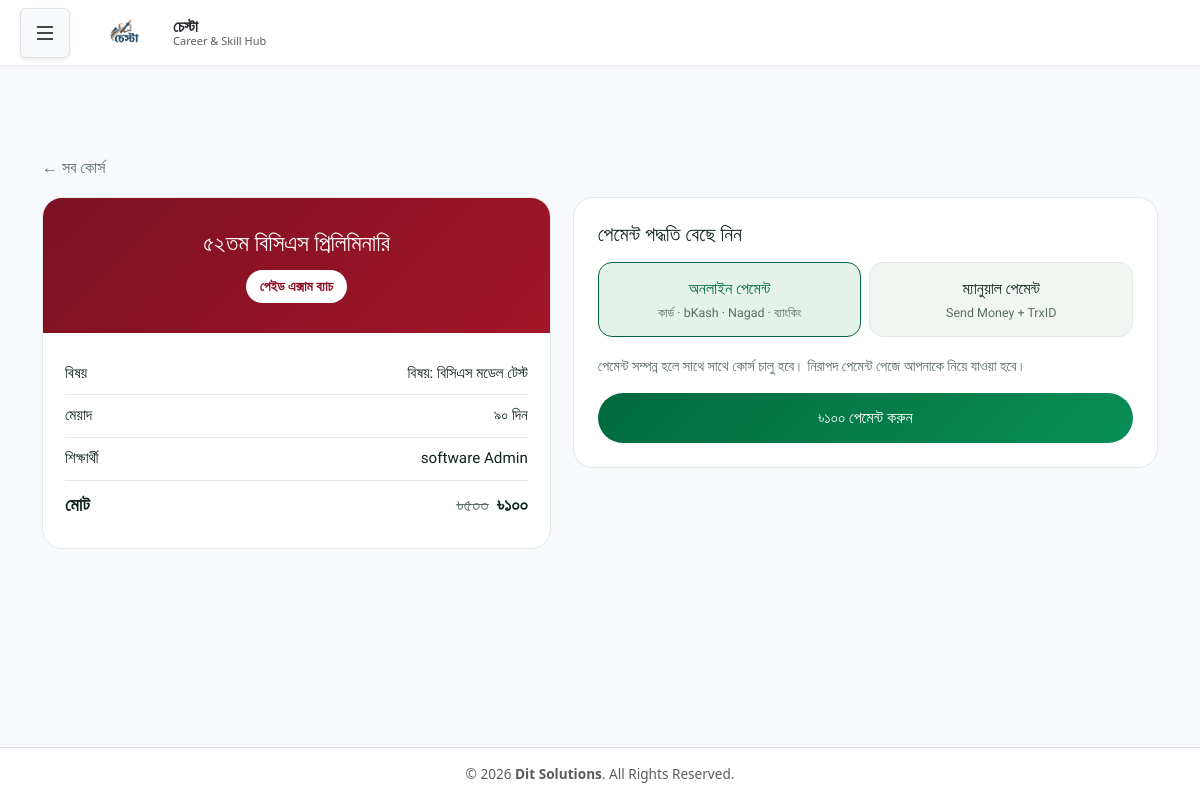
Page /enroll.php?course_id=2&level_id=3&exam_type_id=3 (signed in) on the committed database.
### tables this page shows
CREATE TABLE `courses` (
  `id` int(11) NOT NULL,
  `course_code` varchar(40) NOT NULL,
  `slug` varchar(220) DEFAULT NULL,
  `title` varchar(200) NOT NULL,
  `title_bn` varchar(200) DEFAULT NULL,
  `subtitle` varchar(200) DEFAULT NULL,
  `subject_line` varchar(300) DEFAULT NULL,
  `short_desc` varchar(500) DEFAULT NULL,
  `description` longtext DEFAULT NULL,
  `thumbnail` varchar(500) DEFAULT NULL,
  `banner` varchar(500) DEFAULT NULL,
  `language` varchar(40) DEFAULT 'bn',
  `instructor_name` varchar(150) DEFAULT NULL,
  `tag` varchar(60) DEFAULT NULL,
  `discount_pct` varchar(20) DEFAULT NULL,
  `rating` tinyint(1) DEFAULT 5,
  `meta_text` varchar(200) DEFAULT NULL,
  `tone_gradient` varchar(200) DEFAULT NULL,
  `display_order` int(11) DEFAULT 0,
  `is_featured` tinyint(1) DEFAULT 0,
  `level_id` int(11) NOT NULL,
  `type_id` int(11) NOT NULL,
  `price` decimal(10,2) NOT NULL DEFAULT 0.00,
  `discount_price` decimal(10,2) DEFAULT NULL,
  `total_lessons` int(11) DEFAULT 0,
  `duration_hours` int(11) DEFAULT 0,
  `is_active` tinyint(1) DEFAULT 1,
  `BR_CODE` varchar(20) DEFAULT NULL,
  `ORG_CODE` varchar(20) DEFAULT NULL,
  `AUTHORIZED_STATUS` char(1) DEFAULT 'N',
  `AUTHORIZED_USER` varchar(100) DEFAULT NULL,
  `AUTHORIZED_DATE` date DEFAULT NULL,
  `ENTRY_DATE` datetime DEFAULT current_timestamp(),
  `ENTRY_USER` varchar(200) DEFAULT NULL,
  `EDIT_DATE` date DEFAULT NULL,
  `EDIT_USER` varchar(200) DEFAULT NULL,
  `DELETE_DATE` datetime DEFAULT NULL,
  `DELETE_USER` varchar(200) DEFAULT NULL,
  `duration_days` int(11) DEFAULT NULL
);

CREATE TABLE `user_login_info` (
  `USER_ID` varchar(200) NOT NULL,
  `USER_PASSWORD` varchar(200) NOT NULL,
  `EMAIL` varchar(100) DEFAULT NULL,
  `PHONE` varchar(20) DEFAULT NULL,
  `ENTRY_DATE` date DEFAULT NULL,
  `AUTHORIZED_STATUS` char(1) DEFAULT 'Y',
  `USER_NAME` varchar(200) DEFAULT NULL,
  `USER_TYPE_ID` int(10) DEFAULT NULL,
  `BR_CODE` varchar(20) DEFAULT NULL,
  `ORG_CODE` varchar(20) DEFAULT NULL,
  `level_id` int(11) DEFAULT NULL,
  `email_verified` tinyint(1) NOT NULL DEFAULT 0,
  `reset_token` varchar(10) DEFAULT NULL,
  `reset_token_expires` datetime DEFAULT NULL,
  `PAID_STATUS` char(1) NOT NULL DEFAULT 'N',
  `REMARKS` varchar(100) NOT NULL
);

### config_payment.php (called while the page is built, shortened)
<?php
function h($s): string { return htmlspecialchars((string)$s, ENT_QUOTES, 'UTF-8'); }
function en_to_bn(string $s): string {
    return strtr($s, ['0'=>'০','1'=>'১','2'=>'২','3'=>'৩','4'=>'৪','5'=>'৫','6'=>'৬','7'=>'৭','8'=>'৮','9'=>'৯']);
}
function course_price(array $c): float {
    $p = (float)$c['price'];
    $d = (float)($c['discount_price'] ?? 0);
    return ($d > 0 && $d < $p) ? $d : $p;
}

### enroll.php (the view, shortened to what this page needs)
<?php
require 'db.php';
require 'config_payment.php';
$courseId = (int)($_GET['course_id'] ?? $_POST['course_id'] ?? 0);
$sessUser   = $_SESSION['user'];
$uid        = $sessUser['user_id'] ?? $sessUser['id'] ?? '';
$userType   = (int)($sessUser['user_type_id'] ?? 0);
$canInsert  = $_SESSION['user']['can_insert']  ?? 0;
$canEnroll = ($userType === 5) || (int)$canInsert === 1;
$stmt = $pdo->prepare("SELECT id, title, title_bn, subtitle, subject_line, price, discount_price, tone_gradient, duration_days
                       FROM courses
                       WHERE id = :id AND DELETE_DATE IS NULL AND is_active = 1 AND AUTHORIZED_STATUS = 'Y'");
$stmt->execute(['id' => $courseId]);
$course = $stmt->fetch(PDO::FETCH_ASSOC);
$amount   = course_price($course);
$oldPrice = (float)$course['price'];
$cname    = $course['title_bn'] ?: $course['title'];
$tone     = $course['tone_gradient'] ?: 'linear-gradient(135deg,#7a1122 0%,#a31528 100%)';
$fmt      = fn($n) => '৳' . en_to_bn(number_format($n, 0));
$stmt = $pdo->prepare("SELECT USER_ID, USER_NAME, EMAIL, PHONE FROM user_login_info WHERE USER_ID = :id");
$stmt->execute(['id' => $uid]);
$profile = $stmt->fetch(PDO::FETCH_ASSOC) ?: ['USER_NAME' => '', 'EMAIL' => $uid, 'PHONE' => ''];
$stmt = $pdo->prepare("SELECT * FROM course_enrollments WHERE user_id = :u AND course_id = :c");
$stmt->execute(['u' => $uid, 'c' => $courseId]);
$enr = $stmt->fetch(PDO::FETCH_ASSOC);
$isActive = $enr && $enr['status'] === 'active'
            && (empty($enr['expires_at']) || strtotime($enr['expires_at']) > time());
$isVerifying = false;
$activeTab = (($_POST['action'] ?? '') === 'manual') ? 'manual' : 'online';
?>
<!DOCTYPE html>
<html lang="bn">
<head>
    <link href="https://cdn.jsdelivr.net/npm/bootstrap@5.3.0/dist/css/bootstrap.min.css" rel="stylesheet">
</head>
<body class="d-flex flex-column min-vh-100">
<?php include 'header.php'; ?>
<main class="container py-4 flex-grow-1">
<div class="enr">
    <a class="en-back" href="index.php#courses">← সব কোর্স</a>
    <div class="en-grid">
        <aside class="en-box">
            <div class="en-sum-top" style="background:<?= h($tone) ?>">
                <h1><?= h($cname) ?></h1>
                <?php if ($course['subtitle']): ?><span class="en-pill"><?= h($course['subtitle']) ?></span><?php endif; ?>
            </div>
            <div class="en-sum-body">
                <?php if ($course['subject_line']): ?><div class="en-row"><span>বিষয়</span><span><?= h($course['subject_line']) ?></span></div><?php endif; ?>
                <div class="en-row"><span>মেয়াদ</span><span><?= (int)$course['duration_days'] > 0 ? en_to_bn((string)(int)$course['duration_days']) . ' দিন' : 'আজীবন' ?></span></div>
                <div class="en-row"><span>শিক্ষার্থী</span><span><?= h($profile['USER_NAME'] ?: $uid) ?></span></div>
                <div class="en-row total"><span>মোট</span>
                    <span><?php if ($oldPrice > $amount): ?><s><?= $fmt($oldPrice) ?></s><?php endif; ?><?= $amount > 0 ? $fmt($amount) : 'ফ্রি' ?></span></div>
            </div>
        </aside>
        <section class="en-box en-pay">
        <?php if ($isActive): ?>
            <h2>আপনি এই কোর্সে ভর্তি আছেন</h2>
            <p class="en-note">কোর্সের কনটেন্ট ও পরীক্ষা আপনার ড্যাশবোর্ডে পাবেন।</p>
            <a class="en-btn" href="deshboard.php">ড্যাশবোর্ডে যান</a>
        <?php elseif ($isVerifying): ?>
            <h2>পেমেন্ট যাচাই চলছে</h2>
            <p class="en-note">আপনার TrxID আমাদের টিম মিলিয়ে দেখছে। অনুমোদন হলে কোর্স চালু হবে।</p>
        <?php elseif (!$canEnroll): ?>
            <h2>ভর্তির অনুমতি নেই</h2>
            <p class="en-note">এই অ্যাকাউন্ট দিয়ে কোর্সে ভর্তি হওয়া যাবে না। শিক্ষার্থী অ্যাকাউন্ট দিয়ে লগইন করুন।</p>
        <?php else: ?>
            <h2>পেমেন্ট পদ্ধতি বেছে নিন</h2>
            <div class="en-tabs" role="tablist">
                <button type="button" class="en-tab" role="tab" id="t-online" aria-selected="<?= $activeTab === 'online' ? 'true' : 'false' ?>" aria-controls="p-online">অনলাইন পেমেন্ট<small>কার্ড · bKash · Nagad · ব্যাংকিং</small></button>
                <button type="button" class="en-tab" role="tab" id="t-manual" aria-selected="<?= $activeTab === 'manual' ? 'true' : 'false' ?>" aria-controls="p-manual">ম্যানুয়াল পেমেন্ট<small>Send Money + TrxID</small></button>
            </div>
            <form method="post" class="en-panel en-form" id="p-online" role="tabpanel" aria-labelledby="t-online" <?= $activeTab === 'online' ? '' : 'hidden' ?>>
                <p class="en-note">পেমেন্ট সম্পন্ন হলে সাথে সাথে কোর্স চালু হবে। নিরাপদ পেমেন্ট পেজে আপনাকে নিয়ে যাওয়া হবে।</p>
                <button class="en-btn" type="submit"><?= $fmt($amount) ?> পেমেন্ট করুন</button>
            </form>
        <?php endif; ?>
        </section>
    </div>
</div>
</main>
<?php include 'footer.php'; ?>
</body>
</html>

### enroll.php (style rules this page uses)
.enr { --ink:#10231a;--mut:#5a6c62;--line:#e1e9e3;--surface:#f2f6f3;--card:#fff;--g:#00693e;--g2:#0a8f55;--gl:#e4f2e9;--r:#f42a41;--rl:#fdecee; font-family:'Hind Siliguri',system-ui,'Nirmala UI','Kohinoor Bangla',sans-serif;color:var(--ink);line-height:1.7 }
.enr *,.enr *::before,.enr *::after { box-sizing:border-box }
.enr button,.enr input { font:inherit }
.en-back { display:inline-block;margin-bottom:16px;text-decoration:none;color:var(--mut);font-weight:500 }
.en-grid { display:grid;grid-template-columns:1fr 1.15fr;gap:22px;align-items:start }
.en-box { background:var(--card);border:1px solid var(--line);border-radius:20px;overflow:hidden }
.en-sum-top { padding:30px 22px;color:#fff;text-align:center;display:grid;gap:10px;justify-items:center }
.en-sum-top h1 { font-size:1.45rem;line-height:1.35;margin:0;color:#fff }
.en-pill { background:#fff;color:#8b0d20;font-weight:700;font-size:.85rem;padding:5px 14px;border-radius:30px }
.en-sum-body { padding:20px 22px }
.en-row { display:flex;justify-content:space-between;gap:12px;padding:8px 0;border-bottom:1px solid var(--line);font-size:.95rem }
.en-row:last-child { border:0 }
.en-row.total { font-weight:700;font-size:1.15rem }
.en-row s { color:var(--mut);margin-right:8px;font-weight:400 }
.en-pay { padding:24px }
.en-pay h2 { font-size:1.25rem;margin:0 0 16px }
.en-tabs { display:grid;grid-template-columns:1fr 1fr;gap:8px;margin-bottom:18px }
.en-tab { border:1.5px solid var(--line);background:var(--surface);border-radius:14px;padding:12px 10px;text-align:center;font-weight:600;cursor:pointer;color:var(--ink) }
.en-tab small { display:block;font-weight:400;color:var(--mut);font-size:.78rem }
.en-tab[aria-selected=true] { border-color:var(--g);background:var(--gl);color:var(--g) }
.en-btn { display:flex;align-items:center;justify-content:center;width:100%;height:50px;border:0;border-radius:99px;background:linear-gradient(135deg,var(--g),var(--g2));color:#fff;font-weight:700;font-size:1.02rem;cursor:pointer;text-decoration:none }
.en-note { color:var(--mut);font-size:.9rem;margin:0 0 14px }

### header.php (style rules this page uses)
:root { --sidebar-width: 280px; --dark-navy: #1a1a2e; --light-navy: #252545; }
body { background-color: #f8f9fc; margin: 0; min-height: 100vh; display: flex; }

### footer.php (style rules this page uses)
html, body { height: 100%; margin: 0; }
main { flex: 1; }

### rows in the picture
courses: title_bn "৫২তম বিসিএস প্রিলিমিনারি", subtitle "পেইড এক্সাম ব্যাচ", subject_line "বিষয়: বিসিএস মডেল টেস্ট", duration_days "৯০", price "৳৫০০", $fmt($amount) "৳১০০"
user_login_info: USER_NAME "software Admin"

### other values in the picture
$orgName "চেস্টা"
